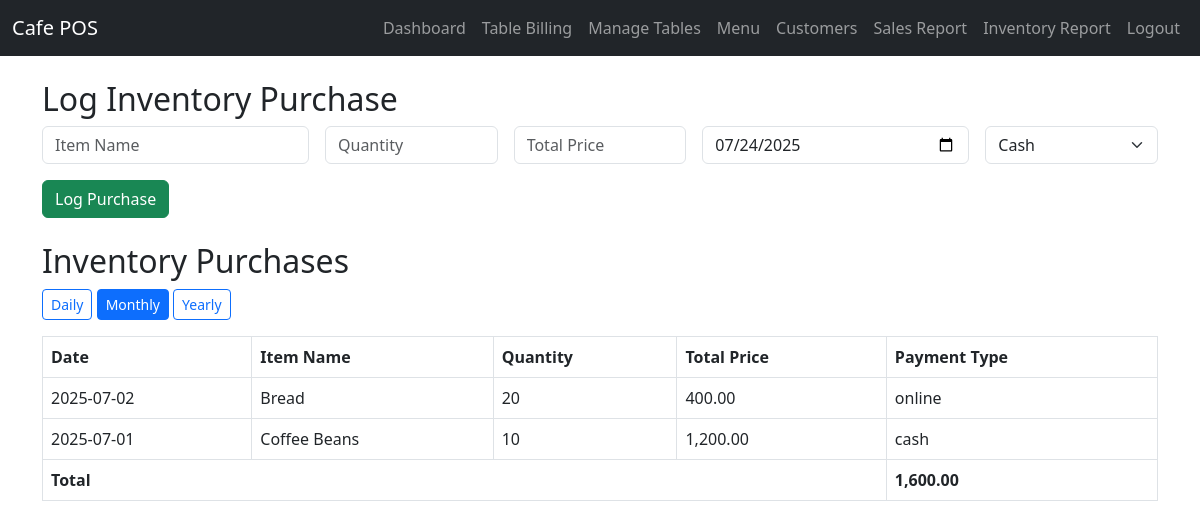
The page /admin/inventory.php?filter=monthly on the database its author committed.
### tables this page shows
CREATE TABLE restaurant_details (
    id INT AUTO_INCREMENT PRIMARY KEY,
    name VARCHAR(100) NOT NULL,
    address VARCHAR(255) NOT NULL,
    phone VARCHAR(30) NOT NULL,
    pan_vat VARCHAR(30)
);

CREATE TABLE inventory_purchases (
    id INT AUTO_INCREMENT PRIMARY KEY,
    item_name VARCHAR(100) NOT NULL,
    quantity INT NOT NULL,
    total_price DECIMAL(10,2) NOT NULL,
    payment_type ENUM('cash','online') NOT NULL DEFAULT 'cash',
    purchased_at DATE NOT NULL DEFAULT CURRENT_DATE
);

### admin/inventory.php (the view, shortened to what this page needs)
<?php
require_once '../config.php';
$filter = $_GET['filter'] ?? 'daily';
$where = '';
if ($filter === 'daily') {
    $where = "WHERE purchased_at = CURDATE()";
} elseif ($filter === 'monthly') {
    $where = "WHERE MONTH(purchased_at) = MONTH(CURDATE()) AND YEAR(purchased_at) = YEAR(CURDATE())";
} elseif ($filter === 'yearly') {
    $where = "WHERE YEAR(purchased_at) = YEAR(CURDATE())";
}
$purchases = $pdo->query("SELECT * FROM inventory_purchases $where ORDER BY purchased_at DESC")->fetchAll();
$total = $pdo->query("SELECT IFNULL(SUM(total_price),0) as total FROM inventory_purchases $where")->fetch()['total'];
?>
<!DOCTYPE html>
<html lang='en'>
<head>
    <link href='https://cdn.jsdelivr.net/npm/bootstrap@5.3.0/dist/css/bootstrap.min.css' rel='stylesheet'>
</head>
<body>
    <nav class="navbar navbar-expand-lg navbar-dark bg-dark">
  <div class="container-fluid">
    <?php
    require_once __DIR__ . '/../config.php';
    $rest = $pdo->query("SELECT name FROM restaurant_details LIMIT 1")->fetch();
    $restaurant_name = $rest ? $rest['name'] : 'Cafe POS';
    ?>
    <a class="navbar-brand" href="/possystem/public/index.php"><?php echo htmlspecialchars($restaurant_name); ?></a>
    <div class="collapse navbar-collapse" id="navbarNav">
      <ul class="navbar-nav ms-auto">
        <li class="nav-item"><a class="nav-link" href="/possystem/public/dashboard.php">Dashboard</a></li>
        <li class="nav-item"><a class="nav-link" href="/possystem/public/billing.php">Table Billing</a></li>
        <li class="nav-item"><a class="nav-link" href="/possystem/public/tables.php">Manage Tables</a></li>
        <li class="nav-item"><a class="nav-link" href="/possystem/admin/menu.php">Menu</a></li>
        <li class="nav-item"><a class="nav-link" href="/possystem/admin/customers.php">Customers</a></li>
        <li class="nav-item"><a class="nav-link" href="/possystem/reports/sales.php">Sales Report</a></li>
        <li class="nav-item"><a class="nav-link" href="/possystem/reports/inventory.php">Inventory Report</a></li>
        <li class="nav-item"><a class="nav-link" href="/possystem/public/logout.php">Logout</a></li>
      </ul>
    </div>
  </div>
</nav>
<div class='container mt-4'>
    <h2>Log Inventory Purchase</h2>
    <form method='post' class='row g-3 mb-4'>
        <div class='col-md-3'><input type='text' name='item_name' class='form-control' placeholder='Item Name' required></div>
        <div class='col-md-2'><input type='number' name='quantity' class='form-control' placeholder='Quantity' required></div>
        <div class='col-md-2'><input type='number' step='0.01' name='total_price' class='form-control' placeholder='Total Price' required></div>
        <div class='col-md-3'><input type='date' name='purchased_at' class='form-control' value='<?php echo date('Y-m-d'); ?>' required></div>
        <div class='col-md-2'>
            <select name='payment_type' class='form-select' required>
                <option value='cash'>Cash</option>
            </select>
        </div>
        <div class='col-md-2'><button type='submit' name='add_purchase' class='btn btn-success'>Log Purchase</button></div>
    </form>
    <h2>Inventory Purchases</h2>
    <div class='mb-3'>
        <a href='?filter=daily' class='btn btn-outline-primary btn-sm <?php if($filter==='daily') echo "active"; ?>'>Daily</a>
        <a href='?filter=monthly' class='btn btn-outline-primary btn-sm <?php if($filter==='monthly') echo "active"; ?>'>Monthly</a>
        <a href='?filter=yearly' class='btn btn-outline-primary btn-sm <?php if($filter==='yearly') echo "active"; ?>'>Yearly</a>
    </div>
    <table class='table table-bordered'>
        <thead>
            <tr>
                <th>Date</th>
                <th>Item Name</th>
                <th>Quantity</th>
                <th>Total Price</th>
                <th>Payment Type</th>
            </tr>
        </thead>
        <tbody>
        <?php foreach ($purchases as $p): ?>
            <tr>
                <td><?php echo htmlspecialchars($p['purchased_at']); ?></td>
                <td><?php echo htmlspecialchars($p['item_name']); ?></td>
                <td><?php echo $p['quantity']; ?></td>
                <td><?php echo number_format($p['total_price'],2); ?></td>
                <td><?php echo htmlspecialchars($p['payment_type']); ?></td>
            </tr>
        <?php endforeach; ?>
        </tbody>
        <tfoot>
            <tr>
                <th colspan='4'>Total</th>
                <th><?php echo number_format($total,2); ?></th>
            </tr>
        </tfoot>
    </table>
</div>
</body>
</html>

### rows shown on the page
restaurant_details: name "Cafe POS"
inventory_purchases: purchased_at "2025-07-02", item_name "Bread", quantity "20", total_price "400.00", payment_type "online"
inventory_purchases: purchased_at "2025-07-01", item_name "Coffee Beans", quantity "10", total_price "1,200.00", payment_type "cash"

### other values the page prints
$total "1,600.00"
